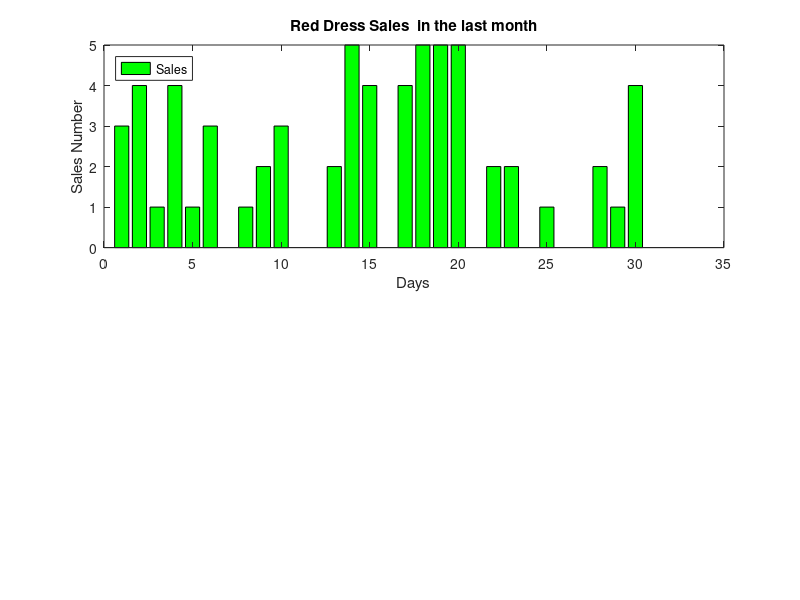

MATLAB code to generate this figure:

days = 1:30; 
sales = randi([0, 5], 1, 30);  


figure;


subplot(2,1,1); 
bar(days, sales, 'FaceColor', 'green');

title('Red Dress Sales  in the last month'); 
xlabel('Days');
ylabel('Sales Number');
legend('Sales', 'Location', 'northwest'); 
